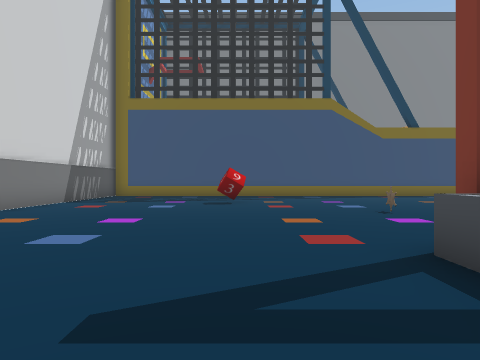
view 1 (above)

17 first-person views from a walk through a scene from a Unity 3-D project. The camera is 1.4 m above the floor, looks level and sees 70° across. The floor is counted in squares, 2 m on a side. Each view is taken from the middle of a square. On the plan, view 1 faces up. The plan holds only what a view shows up to about 11 squares ahead; the rest is blank. The place goes on beyond the plan.

view 2
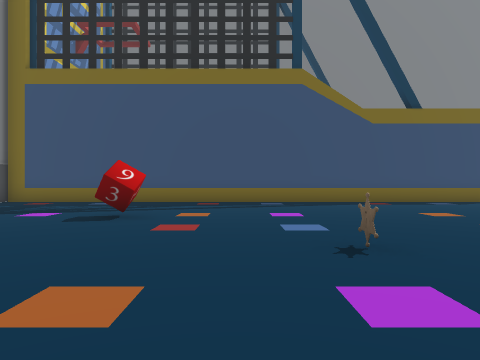

view 3
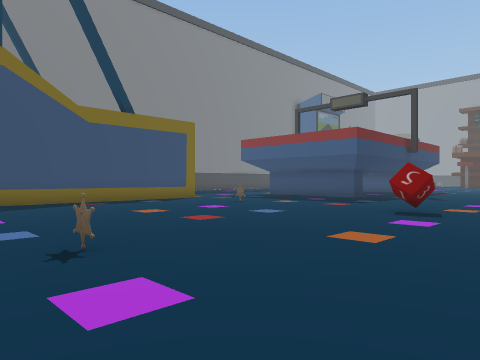

view 4
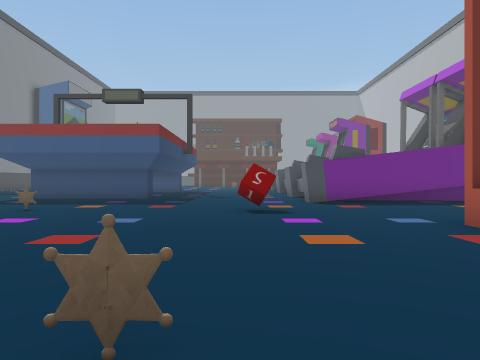

view 5
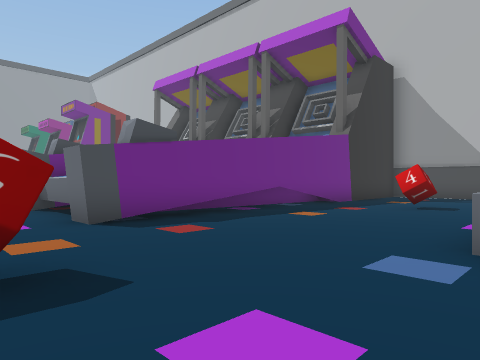

view 6
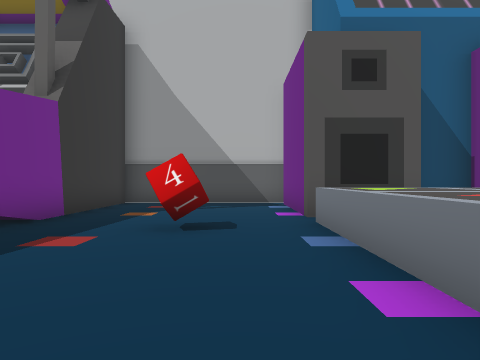

view 7
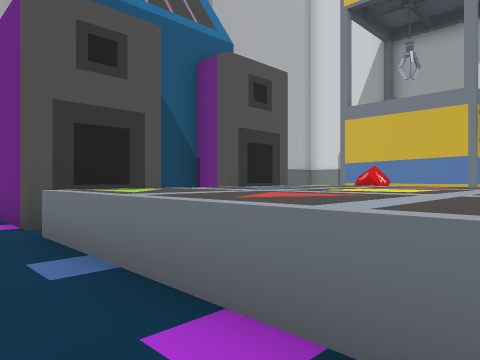

view 8
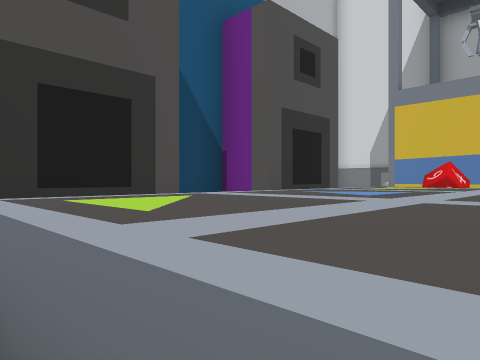

view 9
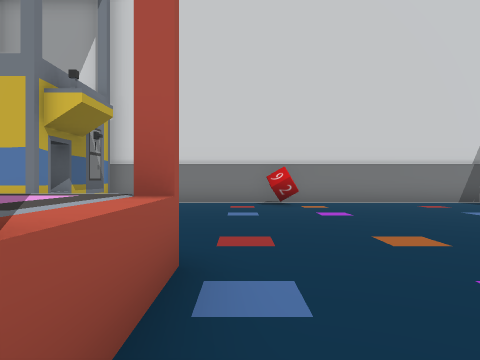

view 10
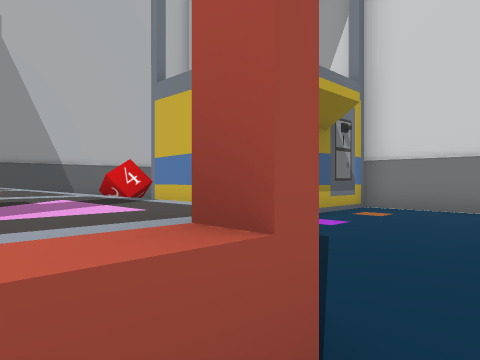

view 11
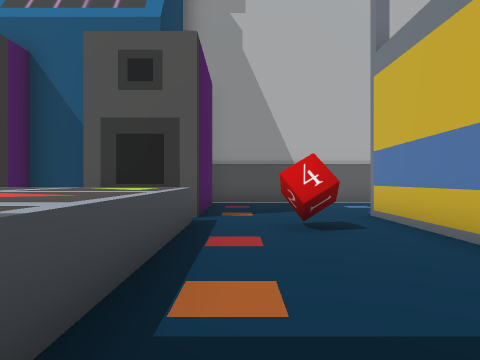

view 12
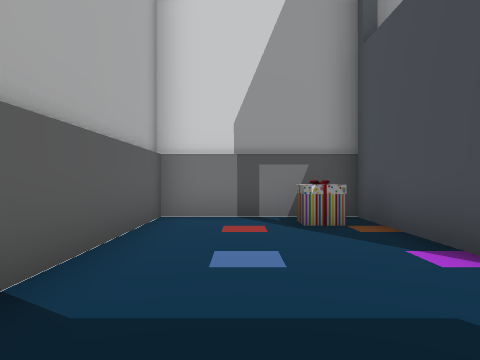

view 13
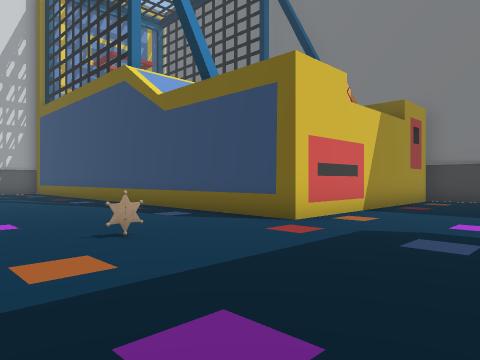

view 14
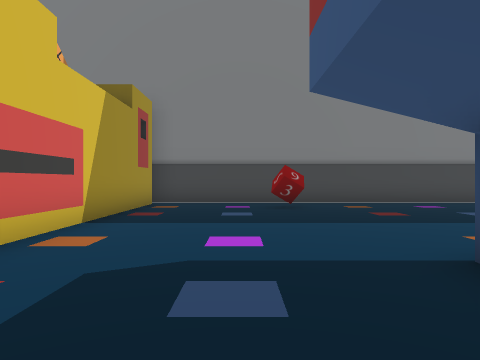

view 15
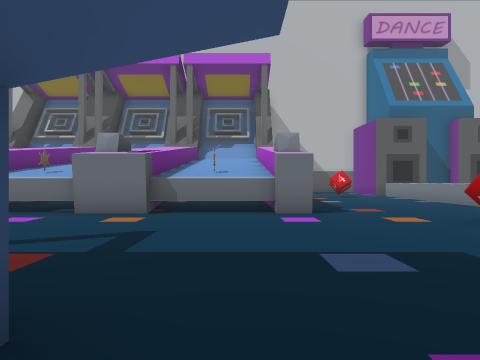

view 16
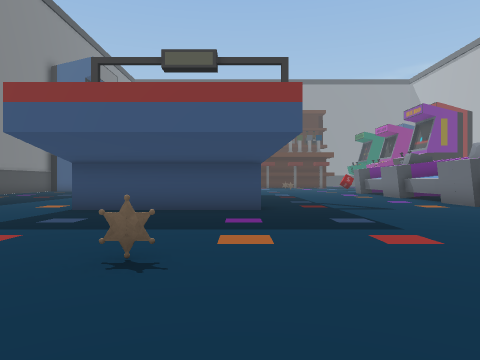

view 17
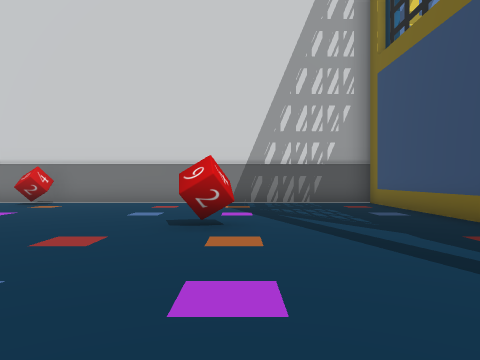

### Floor plan
Key: @ floor where view 1 was taken; # wall or solid block; . floor; ^ raised ledge; O other object.
Columns run from 6 left of view 1 to 18 right of it. Each row starts with its distance up from view 1.
 23                 #########
 22                 #........
 21                 #...O....
 20                 #........
 19                 #........
 18                 #........
 17                 #........
 16                 #.......
 15 #################.....
 14 #....................#
 13 #....................#
 12 #...............O....#
 11 #....................#
 10 #.....O..................
  9 #........................
  8 #........................
  7 #........O......O........
  6 #........................
  5 #O....................##.
  4 #..................#### ^
  3 #.......^^^  ^.....#    ^
  2 #.......^^  ^^.....#
  1 #.......^^^^^^.....#
  0 #####.@.^^^^^^.....#
 -1     #...^^^^^^.....#
 -2     #.O.^^^^^^..O..#
 -3 #####..............#
 -4 #.......###.##.....#
 -5 #O......######.....#
 -6 #.......#    #.....#
 -7 #.......#    #.....#
 -8 #########    #######

Where each view was taken, in squares from view 1:
view 1: 0 up, 0 right, facing up
view 2: 4 up, 2 right, facing up
view 3: 4 up, 2 right, facing up-right
view 4: 7 up, 2 right, facing right
view 5: 7 up, 7 right, facing down-right
view 6: 3 up, 9 right, facing down
view 7: 2 up, 9 right, facing down-left
view 8: 0 up, 8 right, facing down-left
view 9: 4 up, 5 right, facing left
view 10: 4 up, 3 right, facing down-left
view 11: 3 up, 1 right, facing down
view 12: 6 down, 1 right, facing left
view 13: 10 up, 14 right, facing up-left
view 14: 12 up, 13 right, facing up
view 15: 12 up, 14 right, facing down
view 16: 11 up, 7 right, facing right
view 17: 11 up, 5 right, facing left
